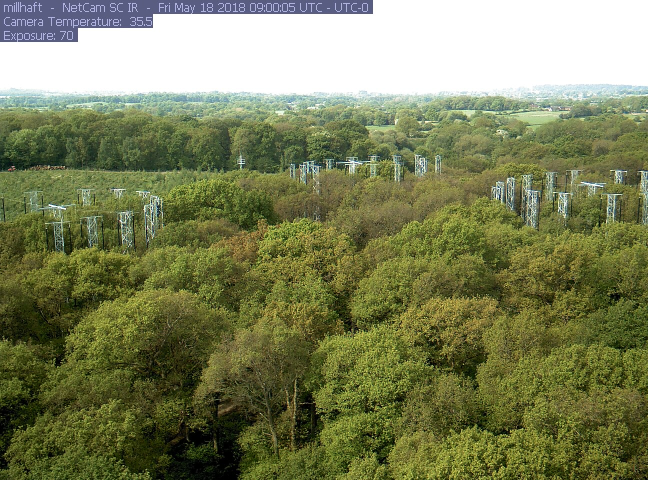
%> input picture test_data/millhaft_2018_05_18_090005.jpg, 1296 x 960 px (shown at 1/2 size); its folder holds only this picture in this run
$ octave OCC_method_20210617.m   (GNU Octave 9; MATLAB toolbox functions it lacks are replaced by stand-ins)
%> lines starting %> are read from the running program, lines starting %| are printed output that depends on the picture
### DOY.m
function [day_of_year] = DOY( year,month,day )
%%
%%%%%%%%%%%%%%%%%%%%%%%%%%%%%%%%判断输入的年份是不是闰年%%%%%%%%%%%%%%%%%%%%%%%%%%%%%%%
if mod(year, 400)==0
    leap_day=1;%如果输入的年数能被400，整除，则说明这一年是闰年
elseif (mod(year,4)==0)&&(mod(year,100)~=0)
    leap_day=1;%如果输入的年数能被4整除，但是不能被100整除，则说明这一年是闰年
elseif (mod(year,100)==0)&&(mod(year,400)~=0)
    leap_day=0;%如果输入的年数能被100整除，但是不能被400整除，则说明这一年不是闰年
else
    leap_day=0;
end
%%
%%%%%%%%%%%%%%%%%%%%%%%%%%%%%输入月份的天数%%%%%%%%%%%%%%%%%%%%%%%%%%%%%%%%%%%%%%%
switch(month)
    case(1)
      day_of_year=day;
    case(2)
      day_of_year=day+31;
    case(3)
      day_of_year=day+31+28+leap_day;
    case(4)
      day_of_year=day+2*31+28+leap_day;
    case(5)
      day_of_year=day+2*31+28+30+leap_day;
    case(6)
      day_of_year=day+3*31+28+30+leap_day;
    case(7)
      day_of_year=day+3*31+28+2*30+leap_day;
    case(8)
      day_of_year=day+4*31+28+2*30+leap_day;
    case(9)
      day_of_year=day+5*31+28+2*30+leap_day;
    case(10)
      day_of_year=day+5*31+28+3*30+leap_day;
    case(11)
      day_of_year=day+6*31+28+3*30+leap_day;
    case(12)
      day_of_year=day+6*31+28+4*30+leap_day;
end

end

### OCC_method_20210617.m
% 本代码是物候相机最优色彩合成方法（Optimal Color Composition，OCC）的实现代码，可以重建出物候相机逐日照片时序和GCC时间序列
% 本代码分为4个主要部分：
% 【1.输入参数】      照片储存路径，照片包含的天数，物候相机站点名，照片上划定的感兴趣区范围，合成窗口，可用照片起止拍摄时间
% 【2.前期准备】      照片整理，限定可用照片的时间段（包含了计算每张可用照片的对比度的代码，已注释掉，需要的话可以使用）
% 【3.计算GCC-Per90】 选取每天所有照片的90th分位数，构成GCC-Per90，重建出的GCC_OCC时序储存在.../GCC_per90.csv中
% 【4.OCC方法实现】   Step1 RGB颜色模式转为HSB(HSV)颜色模式;
%                     Step2 在窗口内进行最优DN值选择并合成每日照片image_OCC;
%                     Step3 在每日合成照片image_OCC中计算GCC_OCC
%                     重建出的逐日照片时序储存在.../OCC_DailyPhoto文件夹中，重建出的GCC_OCC时序储存在.../GCC_OCC.csv中
% 【输出数据】        GCC_per90.csv    90th分位数滤波方法重建出的GCC时序
%                     GCC_all.csv      所有可用照片的原始GCC时序
%                     GCC_OCC.csv      OCC方法重建出的GCC时序
%                     OCC_DailyPhoto   OCC方法重建出的逐日照片时序
%                     date_label.csv   每天是否有照片的标记，1-有照片，0-无照片
%                     image_list.csv   可用照片文件名
%                     doy_list.csv     可用照片的对应DOY和拍摄
% 注意：目前代码是适用于从https://phenocam.sr.unh.edu/webcam/gallery/下载的照片，从照片命名中获取照片拍摄时间
% by 李青  2021.06.17

%% ------1.输入参数----------------------------------------------------------------------------------
date_num=4;                %照片包含的天数（从第一天到最后一天，不必考虑中间日期照片是否有缺失）
sitename='millhaft';       %物候相机站点名
ROI=[560 860 100 1196];    %照片上划定的感兴趣区，只包含目标植被
win_size=3;                %最有DN值选择及照片合成窗口;关注照片纹理时建议win_size=1;关注时序平滑度时建议win_size=3
start_time=9;              %可用照片起始时间，目前为9:00
end_time=15;               %可用照片结束时间，目前为15:00，为排除夜晚、凌晨、黄昏照片

filep = mfilename('fullpath');
[pathstr,namestr]=fileparts(filep);
input_path = [pathstr,'\test_data'];   %照片储存路径
output_path=[pathstr,'\output\'];      %输出路径，代码储存路径下创建输出文件夹
mkdir(output_path);
%% ------2.前期准备（整理照片文件，计算对比度）---------------------------------------------------------
%照片文件整理(限定可用照片的时间段，即每天的start_time至end_time)
fprintf('Organizing photo files.\n');
fileFolder=fullfile(input_path);
dirOutput=dir(fullfile(fileFolder,'*.jpg'));
fileNames={dirOutput.name};
image_list=cell(length(fileNames),1); %记录可用的照片名称
date_time_list=zeros(length(fileNames),2);  %记录可用照片拍摄时间，第一列为第几天，第二列为拍摄时刻
label=zeros(date_num,1);              %记录每日是否有照片
temp_1=fileNames{1};
year=str2num(temp_1(length(sitename)+2:length(sitename)+2+3));
month=str2num(temp_1(length(sitename)+7:length(sitename)+7+1));
day=str2num(temp_1(length(sitename)+10:length(sitename)+10+1));
[day_of_year_pre] = DOY(year,month,day);
num_date=1;
for zz=1:length(fileNames)
    temp_filename=fileNames{zz};
    image_list{zz}=temp_filename;
    year=str2num(temp_filename(length(sitename)+2:length(sitename)+2+3));
    month=str2num(temp_filename(length(sitename)+7:length(sitename)+7+1));
    day=str2num(temp_filename(length(sitename)+10:length(sitename)+10+1));
    hour=str2num(temp_filename(length(sitename)+13:length(sitename)+13+1));
    minu=str2num(temp_filename(length(sitename)+15:length(sitename)+15+1));
    temp_hm=hour+minu/60;
    if (temp_hm>=start_time)&&(temp_hm<=(end_time+10/60))   %限定可用照片的时间段，即每天的start_time至end_time
        [day_of_year] = DOY(year,month,day);
        diff = day_of_year-day_of_year_pre;
        date_time_list(zz,1)=num_date+diff;
        date_time_list(zz,2)=temp_hm;
        label(num_date+diff)=1;
        num_date=num_date+diff;
        day_of_year_pre=day_of_year;
    end
end
temp=date_time_list(:,1);
date_time_list(temp==0,:)=[];
image_list(temp==0,:)=[];
csvwrite([output_path,'date_label.csv'],label);       %标记每天是否有照片
cell2csv([output_path,'image_list.csv'],image_list);  %可用的照片名称
%> (this line was passed over: cell2csv is not available in this run)
csvwrite([output_path,'doy_list.csv'],date_time_list);      %可用照片的对应天数和时间

%%计算每张可用照片的对比度（已注释掉，需要的话可以使用）
% [21 lines of commented-out code are left out]
%% ------3.计算GCC-Per90---------------------------------------------------------
%选取每天所有照片的90th分位数，构成GCC-Per90
fprintf('Reconstructing GCC-Per90.\n');
temp_doy=date_time_list(:,1);
gcc_all=zeros(length(image_list),1);    %所有可用照片的原始GCC
gcc_per90=zeros(date_num,1);
for n_date=1:length(label)
    if label(n_date)==0                 %跳过没有照片记录的日期
        continue
    else
        temp_image_list=image_list(temp_doy==n_date);
        gcc_temp=zeros(length(temp_image_list),1);     %记录第n_date天所有可用照片的GCC数值
        for n_image=1:length(temp_image_list)
            img_name=[input_path,'\',cell2mat(temp_image_list(n_image))];
            image_all = imread(img_name);
%> image_all is the input picture: size 960x1296x3 uint8; mean R, G, B 123.9, 129.3, 90.6
            image_i8=image_all(ROI(1):ROI(2),ROI(3):ROI(4),:);
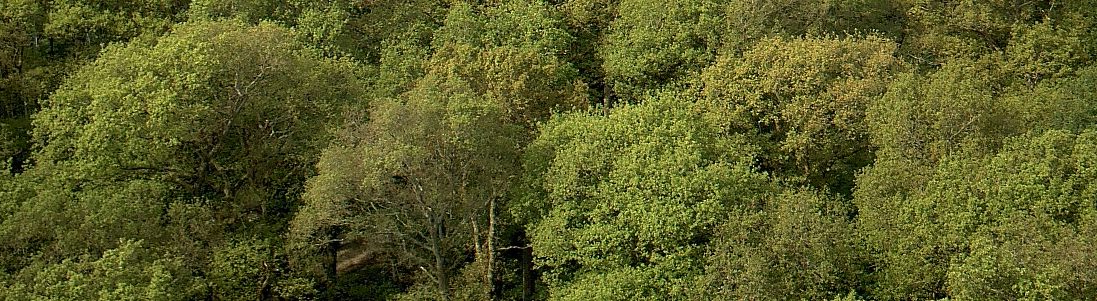
%> image_i8: size 301x1097x3 uint8; mean R, G, B 89.4, 92, 38.4
            %imshow(image_i8)
            image=im2double(image_i8);
            gcc_temp(n_image)=mean(mean(image(:,:,2)))./(mean(mean(image(:,:,1)))+mean(mean(image(:,:,2)))+mean(mean(image(:,:,3))));
        end
        gcc_all(temp_doy==n_date)=gcc_temp;
        temp_90th=prctile(gcc_temp,90);  %选取一天内所有GCC的90th分位数
%> temp_90th = 0.418
        [min_value,min_local]=min(abs(gcc_temp-temp_90th));
%> min_value = 0; min_local = 1
        gcc_per90(n_date)=gcc_temp(min_local);
    end
end
csvwrite([output_path,'GCC_all.csv'],gcc_all);      %所有可用照片的原始GCC
csvwrite([output_path,'GCC_per90.csv'],gcc_per90);  %90th分位数方法重建的GCC_per90时序

%% -------4.OCC算法实现-------------------------------------------------------------------
% OCC实现，重建出的逐日照片时序储存在.../OCC_DailyPhoto文件夹中，重建出的GCC_OCC时序储存在.../GCC_OCC.csv中
fprintf('Reconstructing GCC-OCC.\n');
gcc_occ=zeros(date_num,1);
mkdir([output_path,'OCC_DailyPhoto']);
x_win=floor((ROI(2)-ROI(1)+1)/win_size);
y_win=floor((ROI(4)-ROI(3)+1)/win_size);
temp_doy=date_time_list(:,1);
temp_time=date_time_list(:,2);
for n_date=1:length(label)
    tic
    if label(n_date)==0
        continue
    else
        fprintf(['Processing photos of Day ',num2str(n_date)],'.Running time is:');
        temp_image_list=image_list(temp_doy==n_date);
        S_one_day=zeros(ROI(2)-ROI(1)+1,ROI(4)-ROI(3)+1,length(temp_image_list));%储存照片饱和度（s）
        B_one_day=zeros(ROI(2)-ROI(1)+1,ROI(4)-ROI(3)+1,length(temp_image_list));%储存照片明度(b)
        r_one_day=zeros(ROI(2)-ROI(1)+1,ROI(4)-ROI(3)+1,length(temp_image_list));%储存照片red分量
        g_one_day=zeros(ROI(2)-ROI(1)+1,ROI(4)-ROI(3)+1,length(temp_image_list));%储存照片green分量
        b_one_day=zeros(ROI(2)-ROI(1)+1,ROI(4)-ROI(3)+1,length(temp_image_list));%储存照片blue分量
%--------Step1 RGB颜色模式转为HSB(HSV)颜色模式------------------------------------------
        for n_image=1:length(temp_image_list)
            img_name=[input_path,'\',cell2mat(temp_image_list(n_image))];
            image_all = imread(img_name);
            image_i8=image_all(ROI(1):ROI(2),ROI(3):ROI(4),:);
            %imshow(image)
            image=im2double(image_i8);
%> (the run ends here)
